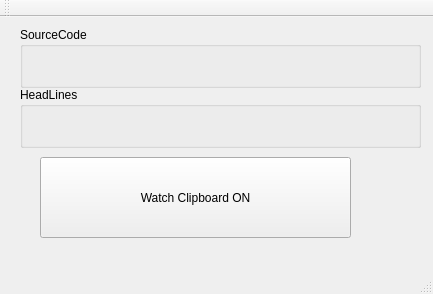
<?xml version="1.0" encoding="UTF-8"?>
<ui version="4.0">
 <class>SourceFormatterClass</class>
 <widget class="QMainWindow" name="SourceFormatterClass">
  <property name="geometry">
   <rect>
    <x>0</x>
    <y>0</y>
    <width>433</width>
    <height>294</height>
   </rect>
  </property>
  <property name="windowTitle">
   <string>OneNote Format Helper</string>
  </property>
  <widget class="QWidget" name="centralWidget">
   <widget class="QPushButton" name="CLIPBOARD_BTN">
    <property name="geometry">
     <rect>
      <x>40</x>
      <y>140</y>
      <width>311</width>
      <height>81</height>
     </rect>
    </property>
    <property name="text">
     <string>Watch Clipboard ON</string>
    </property>
   </widget>
   <widget class="QGroupBox" name="groupBox">
    <property name="geometry">
     <rect>
      <x>20</x>
      <y>10</y>
      <width>401</width>
      <height>61</height>
     </rect>
    </property>
    <property name="title">
     <string>SourceCode</string>
    </property>
    <widget class="QWidget" name="layoutWidget">
     <property name="geometry">
      <rect>
       <x>10</x>
       <y>20</y>
       <width>331</width>
       <height>22</height>
      </rect>
     </property>
     <layout class="QHBoxLayout" name="horizontalLayout">
      <item>
       <widget class="QCheckBox" name="CPP_CB">
        <property name="text">
         <string>CPP</string>
        </property>
        <property name="checked">
         <bool>true</bool>
        </property>
       </widget>
      </item>
      <item>
       <widget class="QCheckBox" name="JAVA_CB">
        <property name="text">
         <string>JAVA</string>
        </property>
        <property name="checked">
         <bool>true</bool>
        </property>
       </widget>
      </item>
      <item>
       <widget class="QCheckBox" name="CSHARP_CB">
        <property name="text">
         <string>C#</string>
        </property>
       </widget>
      </item>
      <item>
       <widget class="QCheckBox" name="XML_CB">
        <property name="text">
         <string>XML</string>
        </property>
       </widget>
      </item>
     </layout>
    </widget>
   </widget>
   <widget class="QGroupBox" name="groupBox_2">
    <property name="geometry">
     <rect>
      <x>20</x>
      <y>70</y>
      <width>401</width>
      <height>61</height>
     </rect>
    </property>
    <property name="title">
     <string>HeadLines</string>
    </property>
    <widget class="QWidget" name="layoutWidget">
     <property name="geometry">
      <rect>
       <x>10</x>
       <y>20</y>
       <width>371</width>
       <height>22</height>
      </rect>
     </property>
     <layout class="QHBoxLayout" name="horizontalLayout_2">
      <item>
       <widget class="QRadioButton" name="H1_RB">
        <property name="text">
         <string>H1</string>
        </property>
       </widget>
      </item>
      <item>
       <widget class="QRadioButton" name="H2_RB">
        <property name="text">
         <string>H2</string>
        </property>
       </widget>
      </item>
      <item>
       <widget class="QRadioButton" name="H3_RB">
        <property name="text">
         <string>H3</string>
        </property>
        <property name="checkable">
         <bool>true</bool>
        </property>
       </widget>
      </item>
      <item>
       <widget class="QRadioButton" name="HT_RB">
        <property name="text">
         <string>HT</string>
        </property>
        <property name="checkable">
         <bool>true</bool>
        </property>
       </widget>
      </item>
      <item>
       <widget class="QRadioButton" name="OFF_RB">
        <property name="text">
         <string>OFF</string>
        </property>
        <property name="checkable">
         <bool>true</bool>
        </property>
        <property name="checked">
         <bool>true</bool>
        </property>
       </widget>
      </item>
     </layout>
    </widget>
   </widget>
  </widget>
  <widget class="QMenuBar" name="menuBar">
   <property name="geometry">
    <rect>
     <x>0</x>
     <y>0</y>
     <width>433</width>
     <height>22</height>
    </rect>
   </property>
  </widget>
  <widget class="QToolBar" name="mainToolBar">
   <property name="windowTitle">
    <string>Source Code Highlighter</string>
   </property>
   <attribute name="toolBarArea">
    <enum>TopToolBarArea</enum>
   </attribute>
   <attribute name="toolBarBreak">
    <bool>false</bool>
   </attribute>
  </widget>
  <widget class="QStatusBar" name="statusBar"/>
 </widget>
 <layoutdefault spacing="6" margin="11"/>
 <resources>
  <include location="SourceFormatter.qrc"/>
 </resources>
 <connections/>
</ui>
